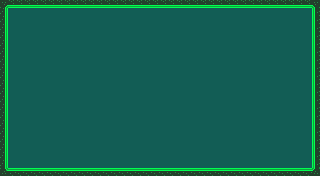

The image is a tile-based game level rendered from a .tmx file. Its description and complete source (layers, tilesets, objects, tile grids) follow:
An orthogonal 40x22 tile map with 8x8 px tiles, 2 tile layers (Background, Player) and 20 objects.

<map version="1.8" tiledversion="1.8.0" orientation="orthogonal" renderorder="right-down" width="40" height="22" tilewidth="8" tileheight="8" infinite="0" backgroundcolor="#125d55" nextlayerid="4" nextobjectid="21">
 <tileset firstgid="1" source="../../purple.tsx" />
 <layer id="2" name="Background" width="40" height="22">
  <data encoding="csv">
0,0,0,0,0,0,0,0,0,0,0,0,0,0,0,0,0,0,0,0,0,0,0,0,0,0,0,0,0,0,0,0,0,0,0,0,0,0,0,0,
0,0,0,0,0,0,0,0,0,0,0,0,0,0,0,0,0,0,0,0,0,0,0,0,0,0,0,0,0,0,0,0,0,0,0,0,0,0,0,0,
0,0,0,0,0,0,0,0,0,0,0,0,0,0,0,0,0,0,0,0,0,0,0,0,0,0,0,0,0,0,0,0,0,0,0,0,0,0,0,0,
0,0,0,0,0,0,0,0,0,0,0,0,0,0,0,0,0,0,0,0,0,0,0,0,0,0,0,0,0,0,0,0,0,0,0,0,0,0,0,0,
0,0,0,0,0,0,0,0,0,0,0,0,0,0,0,0,0,0,0,0,0,0,0,0,0,0,0,0,0,0,0,0,0,0,0,0,0,0,0,0,
0,0,0,0,0,0,0,0,0,0,0,0,0,0,0,0,0,0,0,0,0,0,0,0,0,0,0,0,0,0,0,0,0,0,0,0,0,0,0,0,
0,0,0,0,0,0,0,0,0,0,0,0,0,0,0,0,0,0,0,0,0,0,0,0,0,0,0,0,0,0,0,0,0,0,0,0,0,0,0,0,
0,0,0,0,0,0,0,0,0,0,0,0,0,0,0,0,0,0,0,0,0,0,0,0,0,0,0,0,0,0,0,0,0,0,0,0,0,0,0,0,
0,0,0,0,0,0,0,0,0,0,0,0,0,0,0,0,0,0,0,0,0,0,0,0,0,0,0,0,0,0,0,0,0,0,0,0,0,0,0,0,
0,0,0,0,0,0,0,0,0,0,0,0,0,0,0,0,0,0,0,0,0,0,0,0,0,0,0,0,0,0,0,0,0,0,0,0,0,0,0,0,
0,0,0,0,0,0,0,0,0,0,0,0,0,0,0,0,0,0,0,0,0,0,0,0,0,0,0,0,0,0,0,0,0,0,0,0,0,0,0,0,
0,0,0,0,0,0,0,0,0,0,0,0,0,0,0,0,0,0,0,0,0,0,0,0,0,0,0,0,0,0,0,0,0,0,0,0,0,0,0,0,
0,0,0,0,0,0,0,0,0,0,0,0,0,0,0,0,0,0,0,0,0,0,0,0,0,0,0,0,0,0,0,0,0,0,0,0,0,0,0,0,
0,0,0,0,0,0,0,0,0,0,0,0,0,0,0,0,0,0,0,0,0,0,0,0,0,0,0,0,0,0,0,0,0,0,0,0,0,0,0,0,
0,0,0,0,0,0,0,0,0,0,0,0,0,0,0,0,0,0,0,0,0,0,0,0,0,0,0,0,0,0,0,0,0,0,0,0,0,0,0,0,
0,0,0,0,0,0,0,0,0,0,0,0,0,0,0,0,0,0,0,0,0,0,0,0,0,0,0,0,0,0,0,0,0,0,0,0,0,0,0,0,
0,0,0,0,0,0,0,0,0,0,0,0,0,0,0,0,0,0,0,0,0,0,0,0,0,0,0,0,0,0,0,0,0,0,0,0,0,0,0,0,
0,0,0,0,0,0,0,0,0,0,0,0,0,0,0,0,0,0,0,0,0,0,0,0,0,0,0,0,0,0,0,0,0,0,0,0,0,0,0,0,
0,0,0,0,0,0,0,0,0,0,0,0,0,0,0,0,0,0,0,0,0,0,0,0,0,0,0,0,0,0,0,0,0,0,0,0,0,0,0,0,
0,0,0,0,0,0,0,0,0,0,0,0,0,0,0,0,0,0,0,0,0,0,0,0,0,0,0,0,0,0,0,0,0,0,0,0,0,0,0,0,
0,0,0,0,0,0,0,0,0,0,0,0,0,0,0,0,0,0,0,0,0,0,0,0,0,0,0,0,0,0,0,0,0,0,0,0,0,0,0,0,
0,0,0,0,0,0,0,0,0,0,0,0,0,0,0,0,0,0,0,0,0,0,0,0,0,0,0,0,0,0,0,0,0,0,0,0,0,0,0,0
</data>
 </layer>
 <layer id="1" name="Player" width="40" height="22">
  <properties>
   <property name="player" type="bool" value="true" />
  </properties>
  <data encoding="csv">
101,98,98,98,98,98,98,98,98,98,98,98,98,98,98,98,98,98,98,98,98,98,98,98,98,98,98,98,98,98,98,98,98,98,98,98,98,98,98,102,
83,0,0,0,0,0,0,0,0,0,0,0,0,0,0,0,0,0,0,0,0,0,0,0,0,0,0,0,0,0,0,0,0,0,0,0,0,0,0,81,
83,0,0,0,0,0,0,0,0,0,0,0,0,0,0,0,0,0,0,0,0,0,0,0,0,0,0,0,0,0,0,0,0,0,0,0,0,0,0,81,
83,0,0,0,0,0,0,0,0,0,0,0,0,0,0,0,0,0,0,0,0,0,0,0,0,0,0,0,0,0,0,0,0,0,0,0,0,0,0,81,
83,0,0,0,0,0,0,0,0,0,0,0,0,0,0,0,0,0,0,0,0,0,0,0,0,0,0,0,0,0,0,0,0,0,0,0,0,0,0,81,
83,0,0,0,0,0,0,0,0,0,0,0,0,0,0,0,0,0,0,0,0,0,0,0,0,0,0,0,0,0,0,0,0,0,0,0,0,0,0,81,
83,0,0,0,0,0,0,0,0,0,0,0,0,0,0,0,0,0,0,0,0,0,0,0,0,0,0,0,0,0,0,0,0,0,0,0,0,0,0,81,
83,0,0,0,0,0,0,0,0,0,0,0,0,0,0,0,0,0,0,0,0,0,0,0,0,0,0,0,0,0,0,0,0,0,0,0,0,0,0,81,
83,0,0,0,0,0,0,0,0,0,0,0,0,0,0,0,0,0,0,0,0,0,0,0,0,0,0,0,0,0,0,0,0,0,0,0,0,0,0,81,
83,0,0,0,0,0,0,0,0,0,0,0,0,0,0,0,0,0,0,0,0,0,0,0,0,0,0,0,0,0,0,0,0,0,0,0,0,0,0,81,
83,0,0,0,0,0,0,0,0,0,0,0,0,0,0,0,0,0,0,0,0,0,0,0,0,0,0,0,0,0,0,0,0,0,0,0,0,0,0,81,
83,0,0,0,0,0,0,0,0,0,0,0,0,0,0,0,0,0,0,0,0,0,0,0,0,0,0,0,0,0,0,0,0,0,0,0,0,0,0,81,
83,0,0,0,0,0,0,0,0,0,0,0,0,0,0,0,0,0,0,0,0,0,0,0,0,0,0,0,0,0,0,0,0,0,0,0,0,0,0,81,
83,0,0,0,0,0,0,0,0,0,0,0,0,0,0,0,0,0,0,0,0,0,0,0,0,0,0,0,0,0,0,0,0,0,0,0,0,0,0,81,
83,0,0,0,0,0,0,0,0,0,0,0,0,0,0,0,0,0,0,0,0,0,0,0,0,0,0,0,0,0,0,0,0,0,0,0,0,0,0,81,
83,0,0,0,0,0,0,0,0,0,0,0,0,0,0,0,0,0,0,0,0,0,0,0,0,0,0,0,0,0,0,0,0,0,0,0,0,0,0,81,
83,0,0,0,0,0,0,0,0,0,0,0,0,0,0,0,0,0,0,0,0,0,0,0,0,0,0,0,0,0,0,0,0,0,0,0,0,0,0,81,
83,0,0,0,0,0,0,0,0,0,0,0,0,0,0,0,0,0,0,0,0,0,0,0,0,0,0,0,0,0,0,0,0,0,0,0,0,0,0,81,
83,0,0,0,0,0,0,0,0,0,0,0,0,0,0,0,0,0,0,0,0,0,0,0,0,0,0,0,0,0,0,0,0,0,0,0,0,0,0,81,
83,0,0,0,0,0,0,0,0,0,0,0,0,0,0,0,0,0,0,0,0,0,0,0,0,0,0,0,0,0,0,0,0,0,0,0,0,0,0,81,
83,0,0,0,0,0,0,0,0,0,0,0,0,0,0,0,0,0,0,0,0,0,0,0,0,0,0,0,0,0,0,0,0,0,0,0,0,0,0,81,
117,66,66,66,66,66,66,66,66,66,66,66,66,66,66,66,66,66,66,66,66,66,66,66,66,66,66,66,66,66,66,66,66,66,66,66,66,66,66,118
</data>
 </layer>
 <objectgroup id="3" name="Doors">
  <object id="1" gid="193" x="256" y="144" width="8" height="8">
   <properties>
    <property name="destination" value="assets/levels/EXPRMNTL/SPIKES.TMX" />
    <property name="stars_needed" type="int" value="4" />
   </properties>
  </object>
  <object id="2" gid="194" x="264" y="144" width="8" height="8" />
  <object id="3" gid="195" x="272" y="144" width="8" height="8" />
  <object id="4" gid="196" x="280" y="144" width="8" height="8" />
  <object id="5" gid="209" x="256" y="152" width="8" height="8" />
  <object id="6" gid="210" x="264" y="152" width="8" height="8" />
  <object id="7" gid="211" x="272" y="152" width="8" height="8" />
  <object id="8" gid="212" x="280" y="152" width="8" height="8" />
  <object id="9" gid="225" x="256" y="160" width="8" height="8" />
  <object id="10" gid="226" x="264" y="160" width="8" height="8" />
  <object id="11" gid="227" x="272" y="160" width="8" height="8" />
  <object id="12" gid="228" x="280" y="160" width="8" height="8" />
  <object id="13" gid="241" x="256" y="168" width="8" height="8" />
  <object id="14" gid="242" x="264" y="168" width="8" height="8" />
  <object id="15" gid="243" x="272" y="168" width="8" height="8" />
  <object id="16" gid="244" x="280" y="168" width="8" height="8" />
  <object id="17" gid="145" x="72" y="152" width="8" height="8" />
  <object id="18" gid="145" x="152" y="152" width="8" height="8" />
  <object id="19" gid="145" x="232" y="152" width="8" height="8" />
  <object id="20" gid="145" x="152" y="128" width="8" height="8" />
 </objectgroup>
</map>
